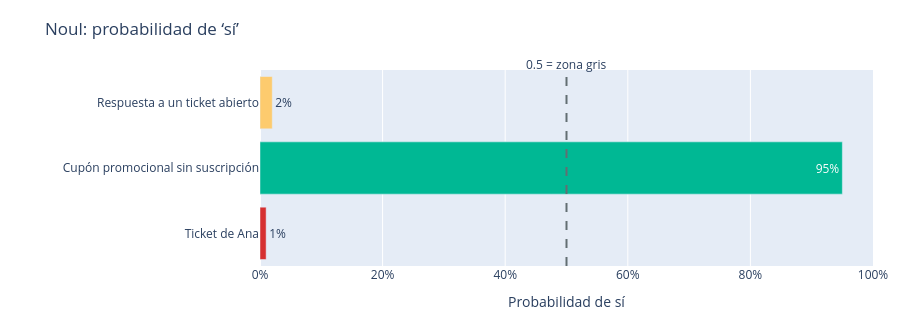

Notebook code for this chart:
### Code cell
noul_cases = [
    {"caso": "Ticket de Ana", "state": ticket},
    {
        "caso": "Cupón promocional sin suscripción",
        "state": {
            "canal": "email",
            "mensaje": "Gana un cupón ahora: compra hoy y recibe una promoción no solicitada.",
        },
    },
    {
        "caso": "Respuesta a un ticket abierto",
        "state": {
            "canal": "email",
            "mensaje": "Te confirmamos que recibimos tu solicitud de soporte y daremos seguimiento.",
        },
    },
]
noul_examples = []
noul_responses = []
for case in noul_cases:
    case_response = ask_jev(
        state=case["state"],
        questions={"is_spam": spam_question},
    )
    noul_responses.append(case_response)
    noul_examples.append(
        {"caso": case["caso"], "noul": case_response.nouls["is_spam"].noul}
    )

noul_fig = go.Figure(
    go.Bar(
        x=[item["noul"] for item in noul_examples],
        y=[item["caso"] for item in noul_examples],
        orientation="h",
        marker_color=["#d63031", "#00b894", "#fdcb6e"],
        text=[f"{item['noul']:.0%}" for item in noul_examples],
        textposition="auto",
    )
)
noul_fig.add_vline(x=0.5, line_dash="dash", line_color="#636e72")
noul_fig.add_annotation(x=0.5, y=1.08, xref="x", yref="paper", text="0.5 = zona gris", showarrow=False)
noul_fig.update_layout(
    title="Noul: probabilidad de ‘sí’",
    xaxis_title="Probabilidad de sí",
    xaxis_tickformat=".0%",
    xaxis_range=[0, 1],
    yaxis_title=None,
    height=320,
    margin={"l": 260, "r": 20, "t": 70, "b": 50},
)
display(noul_fig)

### Figure 1 — Plotly figure (JSON) as saved in the notebook; plotly's stock layout.template omitted (floating-point values rounded to 4 significant figures)
{"data": [{"marker": {"color": ["#d63031", "#00b894", "#fdcb6e"]}, "orientation": "h", "text": ["1%", "95%", "2%"], "textposition": "auto", "type": "bar", "x": [0.01, 0.95, 0.02], "y": ["Ticket de Ana", "Cupón promocional sin suscripción", "Respuesta a un ticket abierto"]}], "layout": {"annotations": [{"showarrow": false, "text": "0.5 = zona gris", "x": 0.5, "xref": "x", "y": 1.08, "yref": "paper"}], "height": 320, "margin": {"b": 50, "l": 260, "r": 20, "t": 70}, "shapes": [{"line": {"color": "#636e72", "dash": "dash"}, "type": "line", "x0": 0.5, "x1": 0.5, "xref": "x", "y0": 0, "y1": 1, "yref": "y domain"}], "title": {"text": "Noul: probabilidad de ‘sí’"}, "xaxis": {"range": [0, 1], "tickformat": ".0%", "title": {"text": "Probabilidad de sí"}}, "yaxis": {"title": {}}}}
